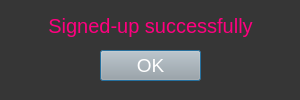
<?xml version="1.0" encoding="UTF-8"?>
<ui version="4.0">
 <class>Dialog</class>
 <widget class="QDialog" name="Dialog">
  <property name="geometry">
   <rect>
    <x>0</x>
    <y>0</y>
    <width>300</width>
    <height>100</height>
   </rect>
  </property>
  <property name="windowTitle">
   <string>Dialog</string>
  </property>
  <property name="styleSheet">
   <string notr="true">background-color: rgb(54, 54, 54);</string>
  </property>
  <widget class="QPushButton" name="okbutton">
   <property name="geometry">
    <rect>
     <x>100</x>
     <y>50</y>
     <width>101</width>
     <height>31</height>
    </rect>
   </property>
   <property name="styleSheet">
    <string notr="true">background-color: rgb(167, 168, 167); font-size:14pt; color:rgb(255, 255, 255)</string>
   </property>
   <property name="text">
    <string>OK</string>
   </property>
   <property name="default">
    <bool>false</bool>
   </property>
  </widget>
  <widget class="QLabel" name="emailtext">
   <property name="geometry">
    <rect>
     <x>30</x>
     <y>10</y>
     <width>241</width>
     <height>31</height>
    </rect>
   </property>
   <property name="styleSheet">
    <string notr="true">font-size:15pt; color:rgb(255, 0, 127)</string>
   </property>
   <property name="text">
    <string>Signed-up successfully</string>
   </property>
   <property name="alignment">
    <set>Qt::AlignCenter</set>
   </property>
  </widget>
 </widget>
 <resources/>
 <connections/>
</ui>
